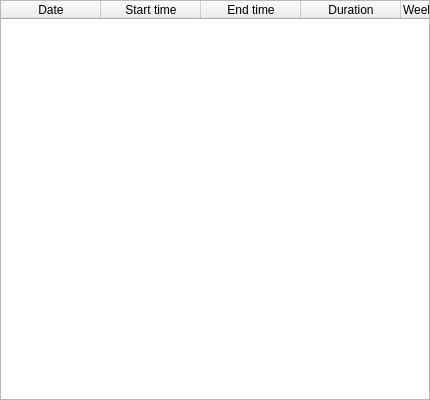
<?xml version="1.0" encoding="UTF-8"?>
<ui version="4.0">
 <class>C_Dlg_PlagesDispo</class>
 <widget class="QDialog" name="C_Dlg_PlagesDispo">
  <property name="geometry">
   <rect>
    <x>0</x>
    <y>0</y>
    <width>430</width>
    <height>400</height>
   </rect>
  </property>
  <property name="windowTitle">
   <string/>
  </property>
  <layout class="QGridLayout" name="gridLayout">
   <property name="margin">
    <number>0</number>
   </property>
   <property name="spacing">
    <number>0</number>
   </property>
   <item row="0" column="0">
    <widget class="QTreeWidget" name="TreeWidget_PlagesDispo">
     <property name="horizontalScrollBarPolicy">
      <enum>Qt::ScrollBarAlwaysOff</enum>
     </property>
     <property name="alternatingRowColors">
      <bool>true</bool>
     </property>
     <property name="indentation">
      <number>10</number>
     </property>
     <column>
      <property name="text">
       <string>Date</string>
      </property>
      <property name="textAlignment">
       <set>AlignHCenter|AlignVCenter|AlignCenter</set>
      </property>
     </column>
     <column>
      <property name="text">
       <string>Start time</string>
      </property>
      <property name="textAlignment">
       <set>AlignHCenter|AlignVCenter|AlignCenter</set>
      </property>
     </column>
     <column>
      <property name="text">
       <string>End time</string>
      </property>
      <property name="textAlignment">
       <set>AlignHCenter|AlignVCenter|AlignCenter</set>
      </property>
     </column>
     <column>
      <property name="text">
       <string>Duration</string>
      </property>
      <property name="textAlignment">
       <set>AlignHCenter|AlignVCenter|AlignCenter</set>
      </property>
     </column>
     <column>
      <property name="text">
       <string>Week</string>
      </property>
      <property name="textAlignment">
       <set>AlignLeft|AlignVCenter</set>
      </property>
     </column>
     <column>
      <property name="text">
       <string>Hidden date</string>
      </property>
     </column>
    </widget>
   </item>
  </layout>
 </widget>
 <resources/>
 <connections/>
</ui>
